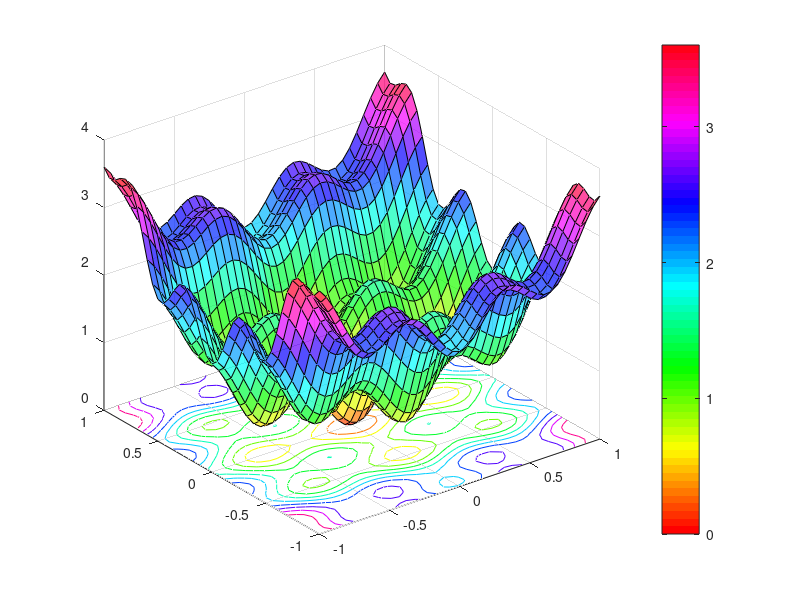

MATLAB code to generate this figure:

[X1,X2]=meshgrid(-1:0.05:1);
% Establish a matrix of variables with a variable resolution of 0.05
Z=X1.^2+2*X2.^2-0.3*cos(3*pi*X1)-0.4*cos(4*pi*X2)+0.7;
% Applying the objective function to matrices

surfc(X1,X2,Z,'FaceAlpha',0.7)
% Establish a 3D image with transparency set to 0.7

hold on

colormap hsv % Color the graph
colorbar % Add Color Bar
